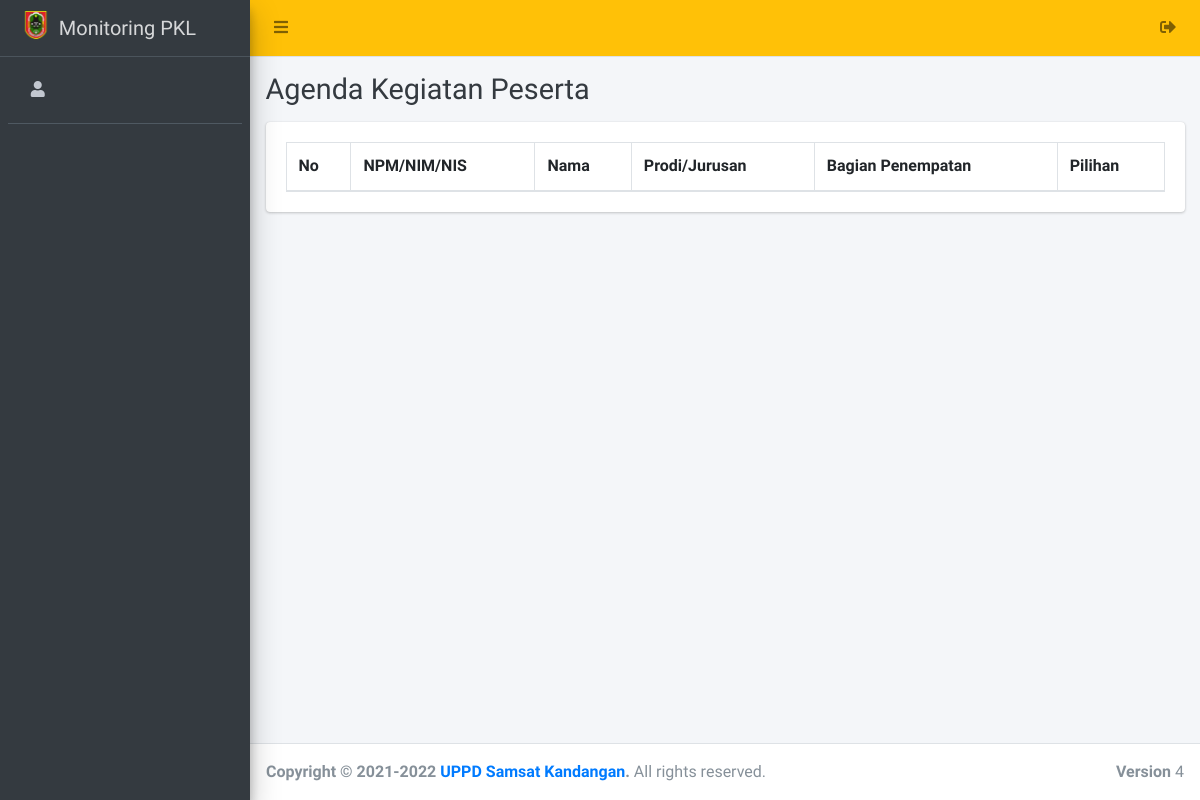
/admin/agendapeserta/index.php, run on an earlier commit of the app's database.
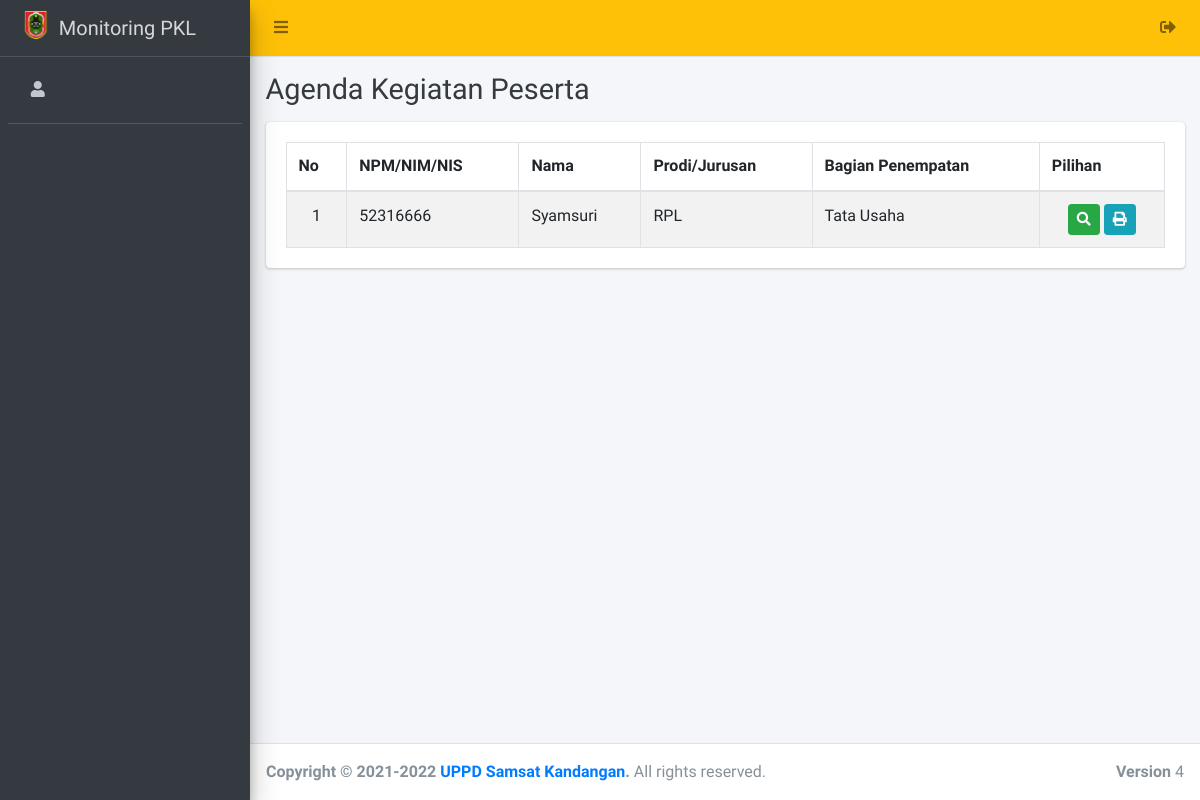
And on a later commit of the database.
### tables this page shows
CREATE TABLE `daftarpkl` (
  `id_daftar` int(11) NOT NULL,
  `id_peserta` int(11) DEFAULT NULL,
  `id_bagian` int(11) DEFAULT NULL,
  `id_pembimbing` int(11) DEFAULT NULL,
  `status` varchar(50) DEFAULT NULL,
  `tgl_awal` date DEFAULT NULL,
  `tgl_akhir` date DEFAULT NULL,
  `judulpkl` varchar(150) DEFAULT NULL,
  `laporan` varchar(255) DEFAULT NULL,
  `nilaipkl` varchar(20) DEFAULT NULL,
  `status_akhir` varchar(40) DEFAULT 'Belum Selesai'
);

CREATE TABLE `peserta` (
  `id_peserta` int(11) NOT NULL,
  `npm` varchar(13) DEFAULT NULL,
  `nama` varchar(100) DEFAULT NULL,
  `jk` varchar(25) DEFAULT NULL,
  `prodi` varchar(40) DEFAULT NULL,
  `agama` varchar(20) DEFAULT NULL,
  `alamat` text,
  `telp` varchar(18) DEFAULT NULL,
  `foto` varchar(255) DEFAULT NULL,
  `slip_bayar` varchar(255) DEFAULT NULL,
  `id_user` int(11) DEFAULT NULL
);

CREATE TABLE `bagian` (
  `id_bagian` int(11) NOT NULL,
  `nama_bagian` varchar(100) NOT NULL,
  `deskrip` varchar(255) NOT NULL
);

### admin/agendapeserta/index.php (the view, shortened to what this page needs)
<?php
    include '../../config/koneksi.php';
      include '../../templates/head.php';
      include '../../templates/navbar.php';
      include '../../templates/sidebar.php';
?>
<div class="content-wrapper">
    <div class="content-header">
    <div class="container-fluid">
        <div class="row">
        <div class="col-sm-6">
            <h1 class="m-0 text-dark">Agenda Kegiatan Peserta</h1>
        </div>
        </div>
    </div>
    </div>
<section class="content">
<div class="container-fluid">
<div class="row">
    <div class="col-12">
    <div class="card">
        <div class="card-body">
            <table id="example1" class="table table-bordered table-striped" style="background-color: ">
                <thead>
                    <th>No</th>
                    <th>NPM/NIM/NIS</th>
                    <th>Nama</th>
                    <th>Prodi/Jurusan</th>
                    <th>Bagian Penempatan</th>
                    <th>Pilihan</th>
                </thead>
                <tbody>
                    <?php
                        $no = 1;
                        $data = $koneksi->query("SELECT * FROM daftarpkl AS dp
                                                    LEFT JOIN peserta AS m  ON dp.id_peserta = m.id_peserta
                                                    LEFT JOIN bagian AS s ON dp.id_bagian = s.id_bagian
                                                    LEFT JOIN pembimbing AS d ON dp.id_pembimbing = d.id_pembimbing
                                                  WHERE dp.id_pembimbing");
                        while ($row = $data->fetch_array()) {
                     ?>
                    <tr>
                    <td align="center"><?= $no++; ?></td>
                    <td><?= $row['npm'] ?></td>
                    <td><?= $row['nama'] ?></td>
                    <td><?= $row['prodi'] ?></td>
                    <td><?= $row['nama_bagian'] ?></td>
                        <td align="center">
                            <a href="detailkeg?id=<?= $row['id_daftar'] ?>" class="btn btn-success btn-sm" title="Detail"><i class="fa fa-search"></i></a>
                            <a href="print?id=<?= $row['id_daftar'] ?>" class="btn btn-info btn-sm" title="Print"><i class="fa fa-print"></i></a>
                        </td>
                    </tr>
                    <?php } ?>
                </tbody>
            </table>
        </div>
    </div>
    </div>
    </div>
</div>
</section>
</div>
<?php
    include '../../templates/footer.php';
?>

What changed in the data, as far as the page shows it:
added daftarpkl: id_peserta.npm "52316666", id_peserta.nama "Syamsuri", id_peserta.prodi "RPL", id_bagian.nama_bagian "Tata Usaha"
